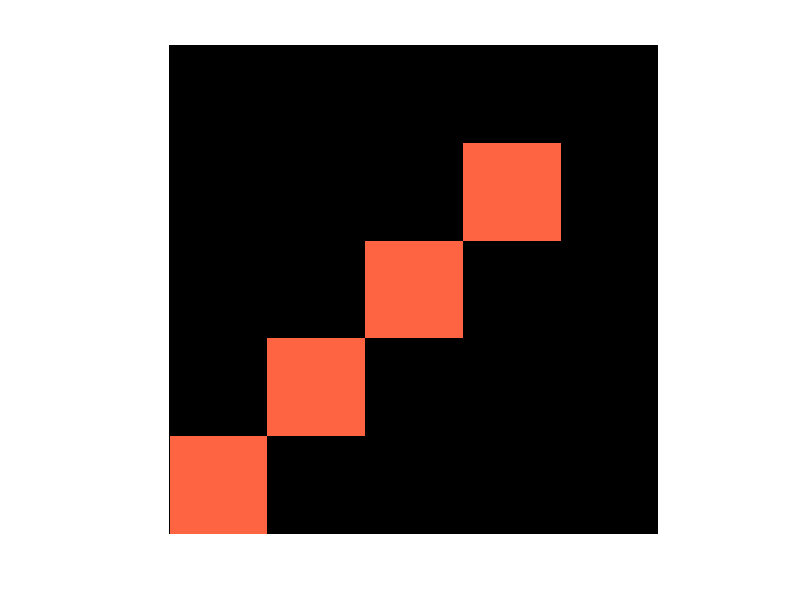

This chart was generated by the following MATLAB code:
%test script for taking fitted stick model values and creating a graphical
%representation. Also acts as preroutine for tensor and zeplin 


%These angle parameters should give a y = z diagonal 

theta = pi/4;
phi = pi/4;

%the adc will depict either how bold the stick representation will be
normalised_adc = 0.5;

%This implementation will be a 5x5 block per stick model 
grid_size = 5; 


%First we need to identify the coorindates of the stick model from its 
%angle orientation 


%identify the length of the stick model first 
%Assumption: theta will be the x plane and phi will be the y plane 
y_value = grid_size*sin(phi); 
x_value = grid_size*cos(phi);
hypotenuse = sqrt(y_value^2 + x_value^2);

%once we have the length we can calculate the exact coordinates it takes in
%a 5x5 grid matrix 
y_max_coordinate = uint8(hypotenuse*sin(theta));
x_max_coordinate = uint8(hypotenuse*cos(theta));


model_grid = zeros(grid_size); 

%find which coordinate extends the furthest
largest_vector = max(y_max_coordinate, x_max_coordinate);
y_coordinate = y_max_coordinate;
x_coordinate = 1; 
for i = 1 : largest_vector
    centered_y_coordinate = y_coordinate + (grid_size - y_max_coordinate);
    model_grid(centered_y_coordinate, x_coordinate) = 1; 
    if(y_coordinate > 0) 
        y_coordinate = y_coordinate - 1; 
    end 
    if(x_coordinate < x_max_coordinate+1 ) 
        x_coordinate = x_coordinate + 1; 
    end
end

%once we have populated the grid with the line, we will make alterations to
%the grid to interpret the adc value (such as with colour) 

%initialise a RGB matrix 
model_RGB = zeros(grid_size, grid_size, 3);

%choose starting colour
starting_red = 255;
starting_green = 200; 
starting_blue = 66;


for colour_channel = 1 : 3
    for grid_row = 1 : grid_size
        for grid_col = 1 : grid_size
            if(model_grid(grid_row, grid_col) ~= 0)
                switch (colour_channel)
                    case 1
                        %if we are editing the red colour channel
                        model_RGB(grid_row, grid_col, colour_channel) = starting_red;
                    case 2
                        %if we are editing the green channel, we set the
                        %green colour in proportion to the adc 
                        amount_of_green = starting_green - uint8(starting_green * normalised_adc);
                        model_RGB(grid_row, grid_col, colour_channel) = amount_of_green;
                    case 3 
                        %if we are editing the blue colour channel 
                        model_RGB(grid_row, grid_col, colour_channel) = starting_blue;
                end
            end
        end
    end
end

figure;
imshow(uint8(model_RGB));
